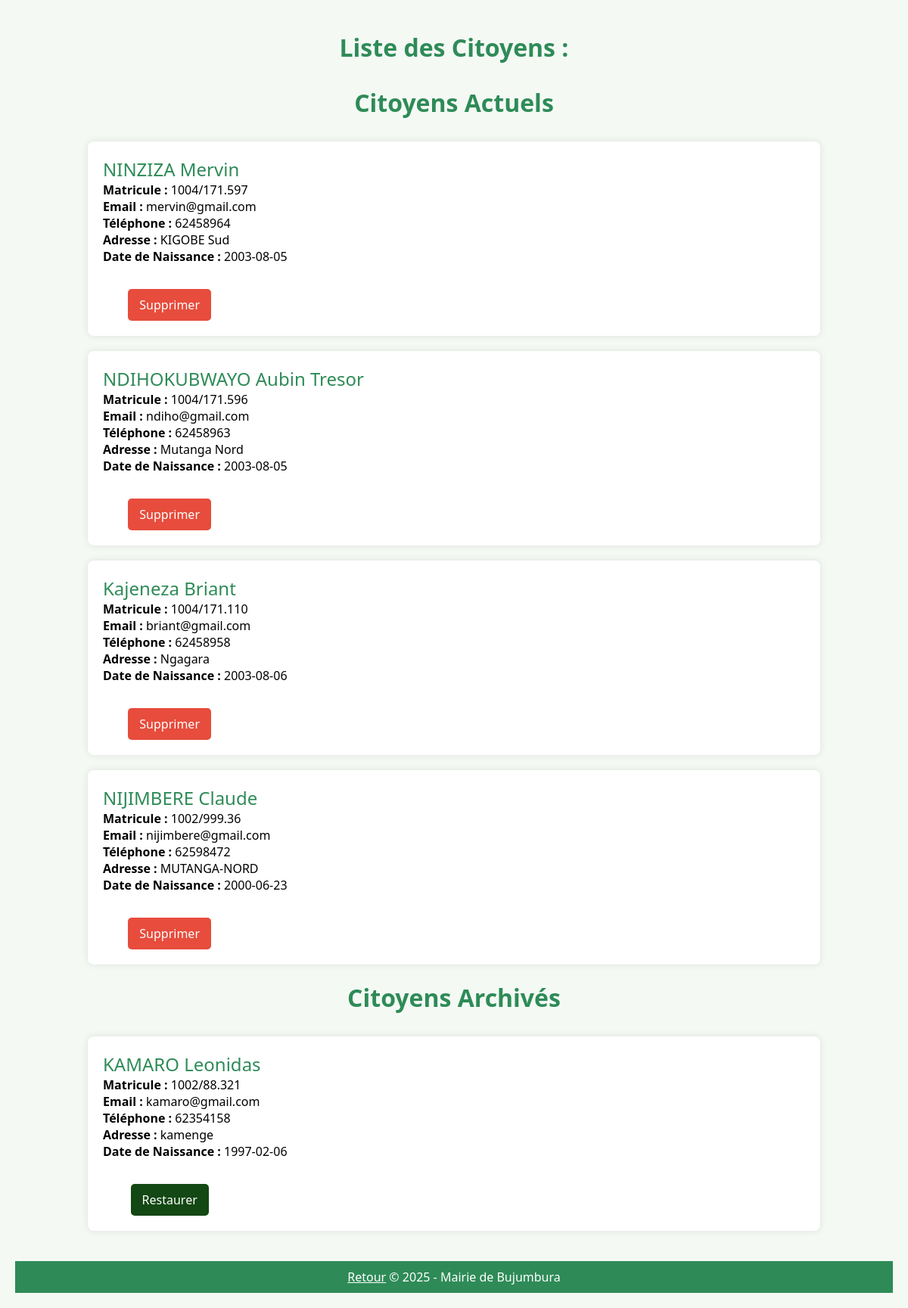
The app's page /Archivecitoyen.php with its own data.
### tables this page shows
CREATE TABLE IF NOT EXISTS `citoyen` (
  `Matricul` varchar(20) NOT NULL,
  `Nom` varchar(50) DEFAULT NULL,
  `Prenom` varchar(50) DEFAULT NULL,
  `Email` varchar(100) DEFAULT NULL,
  `Telephone` varchar(20) DEFAULT NULL,
  `Adresse` varchar(100) DEFAULT NULL,
  `MotDePasse` varchar(255) DEFAULT NULL,
  `DateNaissance` date DEFAULT NULL,
  PRIMARY KEY (`Matricul`)
);

CREATE TABLE IF NOT EXISTS `archivecitoyen` (
  `Matricul` varchar(20) NOT NULL,
  `Nom` varchar(20) NOT NULL,
  `Prenom` varchar(20) NOT NULL,
  `Email` varchar(20) NOT NULL,
  `Telephone` varchar(20) NOT NULL,
  `Adresse` varchar(20) NOT NULL,
  `MotDePasse` varchar(20) NOT NULL,
  `DateNaissance` date NOT NULL
);

### Archivecitoyen.php (the view, shortened to what this page needs)
<?php
$bdd = new PDO('mysql:host=localhost;dbname=gestion_espaces_verts', 'root', '');
?>
<!DOCTYPE html>
<html lang="fr">
<head>
</head>
<body>
<h1>Liste des Citoyens :</h1>
<h1>Citoyens Actuels</h1>
<?php
$Affichagecitoyen = $bdd->query('SELECT * FROM citoyen ORDER BY Matricul DESC');
while ($affichageData = $Affichagecitoyen->fetch()) {
?>
<div class="card">
    <div class="event-title"><?php echo $affichageData["Nom"] . ' ' . $affichageData["Prenom"]; ?></div>
    <div><strong>Matricule :</strong> <?php echo $affichageData["Matricul"]; ?></div>
    <div><strong>Email :</strong> <?php echo $affichageData["Email"]; ?></div>
    <div><strong>Téléphone :</strong> <?php echo $affichageData["Telephone"]; ?></div>
    <div><strong>Adresse :</strong> <?php echo $affichageData["Adresse"]; ?></div>
    <div><strong>Date de Naissance :</strong> <?php echo $affichageData["DateNaissance"]; ?></div>
      <br>
    <div class="button-container">
        <a class="delete-button" href="Archivecitoyen.php?FUTA=<?php echo $affichageData["Matricul"]; ?>">Supprimer</a>
    </div>
</div>
<?php
}
?>
<h1>Citoyens Archivés</h1>
<?php
$AffichageArchives = $bdd->query('SELECT * FROM archivecitoyen ORDER BY Matricul DESC');
while ($archiveData = $AffichageArchives->fetch()) {
?>
<div class="card">
    <div class="event-title"><?php echo $archiveData["Nom"] . ' ' . $archiveData["Prenom"]; ?></div>
    <div><strong>Matricule :</strong> <?php echo $archiveData["Matricul"]; ?></div>
    <div><strong>Email :</strong> <?php echo $archiveData["Email"]; ?></div>
    <div><strong>Téléphone :</strong> <?php echo $archiveData["Telephone"]; ?></div>
    <div><strong>Adresse :</strong> <?php echo $archiveData["Adresse"]; ?></div>
    <div><strong>Date de Naissance :</strong> <?php echo $archiveData["DateNaissance"]; ?></div>
     <br>
    <div class="button-container">
        <a class="delete-buttona" href="Archivecitoyen.php?RESTORE=<?php echo $archiveData["Matricul"]; ?>">Restaurer</a>
    </div>
</div>
<?php
}
?>
<footer>
    <a href="Corbeille.php" style="color: white;">Retour</a>
    &copy; 2025 - Mairie de Bujumbura
</footer>
</body>
</html>

### Archivecitoyen.php (style rules this page uses)
body { font-family: 'Segoe UI', sans-serif; background-color: #f4f9f4; margin: 0; padding: 20px; }
h1 { text-align: center; color: #2e8b57; margin-bottom: 30px; }
.card { background-color: white; border-radius: 8px; box-shadow: 0 0 10px rgba(0, 0, 0, 0.1); margin: 20px auto; padding: 20px; width: 80%; }
.event-title { font-size: 1.5em; color: #2e8b57; }
footer { text-align: center; background-color: #2e8b57; color: white; padding: 10px; margin-top: 40px; }
.button-container { margin-top: 10px; display: flex; justify-content: center; gap: 10px; }
.delete-button { background-color: #e74c3c; color: white; border: none; padding: 10px 15px; border-radius: 5px; text-decoration: none; transition: background 0.3s; margin-left:-81%; }
.delete-buttona { background-color:rgb(19, 71, 19); color: white; border: none; padding: 10px 15px; border-radius: 5px; text-decoration: none; transition: background 0.3s; margin-left:-81%; }

### records on screen
citoyen: Nom "NINZIZA", Prenom "Mervin", Matricul "1004/171.597", Email "mervin@gmail.com", Telephone "62458964", Adresse "KIGOBE Sud", DateNaissance "2003-08-05"
citoyen: Nom "NDIHOKUBWAYO", Prenom "Aubin Tresor", Matricul "1004/171.596", Email "ndiho@gmail.com", Telephone "62458963", Adresse "Mutanga Nord", DateNaissance "2003-08-05"
citoyen: Nom "Kajeneza", Prenom "Briant", Matricul "1004/171.110", Email "briant@gmail.com", Telephone "62458958", Adresse "Ngagara", DateNaissance "2003-08-06"
citoyen: Nom "NIJIMBERE", Prenom "Claude", Matricul "1002/999.36", Email "nijimbere@gmail.com", Telephone "62598472", Adresse "MUTANGA-NORD", DateNaissance "2000-06-23"
archivecitoyen: Nom "KAMARO", Prenom "Leonidas", Matricul "1002/88.321", Email "kamaro@gmail.com", Telephone "62354158", Adresse "kamenge", DateNaissance "1997-02-06"
